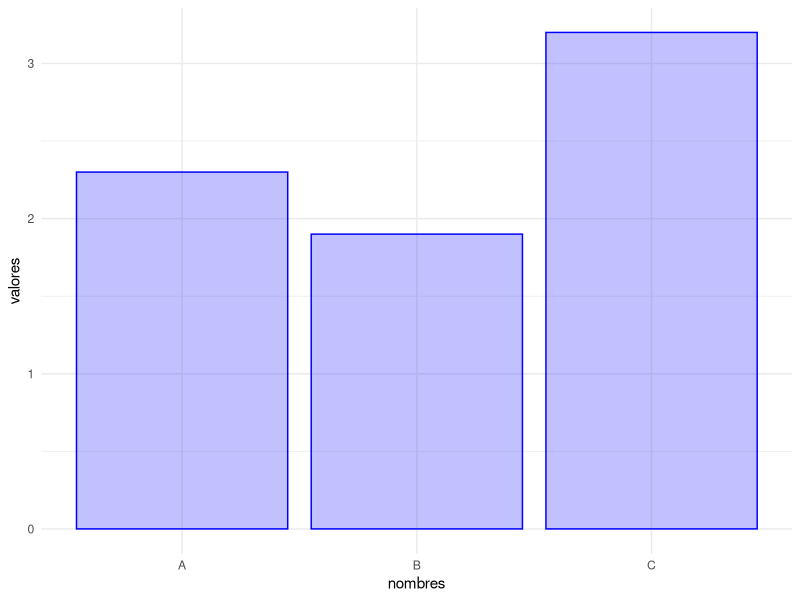
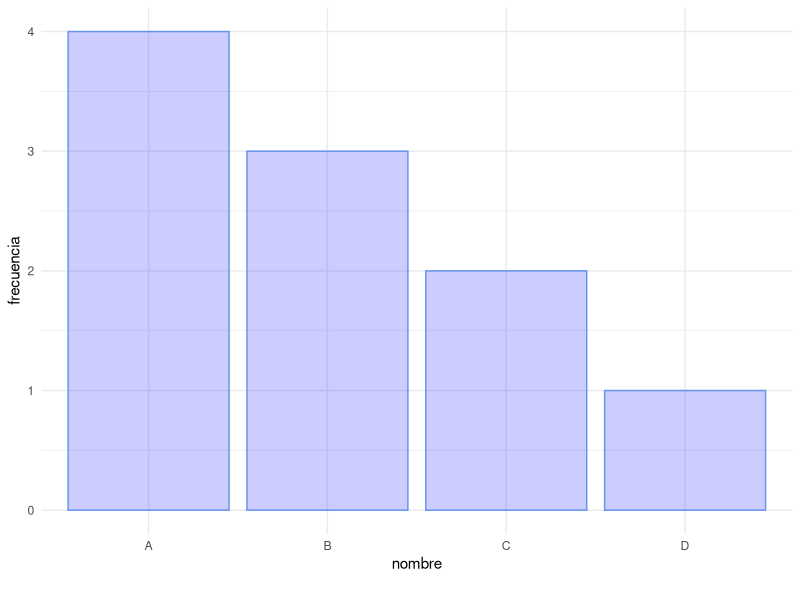
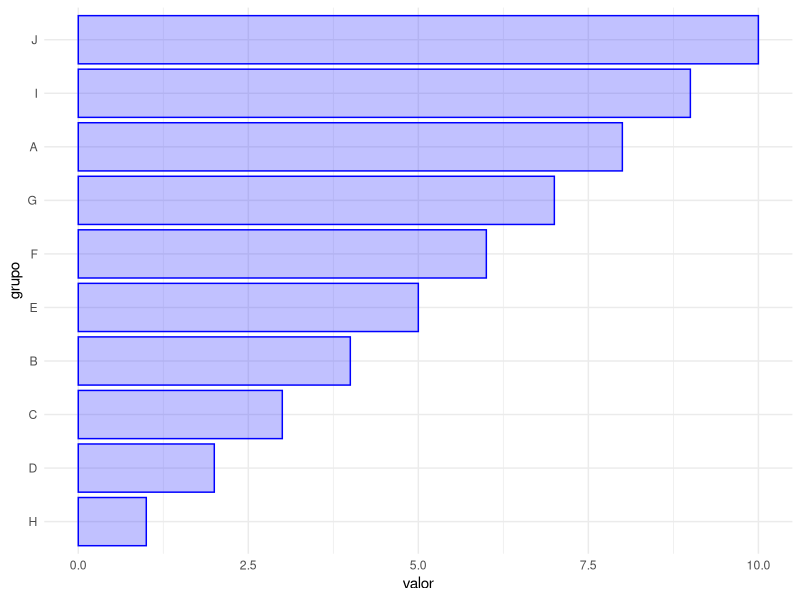

R code for these plots, in order:
# --------------------------------------------------------------
# Gráfico de barras simple
# --------------------------------------------------------------

#install.packages("ggplot2") # Instalar paquete de visualización gráfica
library(ggplot2) # Cargar la librería gráfica "ggplot2"

datos <- data.frame(nombres = c("A", "B", "C"), valores = c(2.3, 1.9, 3.2))

ggplot(datos, aes(nombres, valores)) +
  geom_col(fill = rgb(0.2, 0.2, 1, 0.3), color = "blue") +
  theme_minimal()


# --------------------------------------------------------------
# Gráfico de barras simple (contando elementos)
# --------------------------------------------------------------

nombre <- c("A","B","C","A","B","C","D","A","A","B")
datos <- data.frame(nombre=nombre)

qplot(nombre, data=datos,
      fill=I("blue"), 
      col=I("cornflowerblue"),
      alpha=I(.2)) +
  labs(
    x = "nombre",
    y = "frecuencia",
    caption = ""
  ) + 
  scale_x_discrete(labels=c("A","B","C","D")) + # Ordena
  theme_minimal()

# --------------------------------------------------------------
# Gráfico de barras simple (forzando el orden)
# --------------------------------------------------------------

#install.packages("dplyr") # Instalar paquete de manipulación de dataframes
library(dplyr) # Cargar la librería de manipulación de dataframes "dplyr"

grupo <- factor(c("A","B","C","D","E","F","G","H","I","J"))
valor <- c(8,4,3,2,5,6,7,1,9,10)
datos <- data.frame(grupo=grupo,valor=valor)
datos <- datos %>% 
  arrange(valor) %>%
  mutate(grupo = factor(grupo, levels = .$grupo))

ggplot(datos, aes(grupo, valor)) +
  geom_bar(stat = "identity",fill = rgb(0.2, 0.2, 1, 0.3), color = "blue") +
  coord_flip() + 
  theme_minimal()
